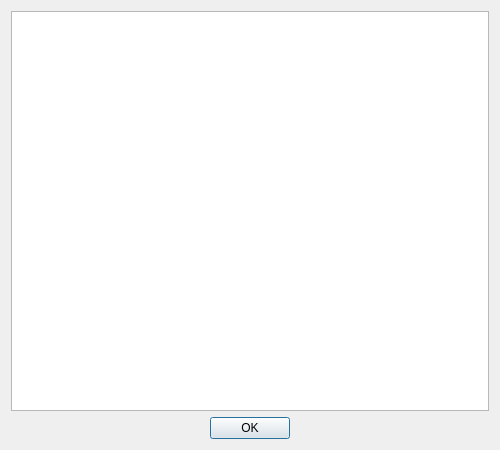
<?xml version="1.0" encoding="UTF-8"?>
<ui version="4.0">
 <class>NewsDialog</class>
 <widget class="QDialog" name="NewsDialog">
  <property name="geometry">
   <rect>
    <x>0</x>
    <y>0</y>
    <width>500</width>
    <height>450</height>
   </rect>
  </property>
  <property name="windowTitle">
   <string>Latest News</string>
  </property>
  <layout class="QVBoxLayout" name="verticalLayout">
   <item>
    <widget class="QTextBrowser" name="textBrowser"/>
   </item>
   <item>
    <widget class="QDialogButtonBox" name="buttonBox">
     <property name="orientation">
      <enum>Qt::Horizontal</enum>
     </property>
     <property name="standardButtons">
      <set>QDialogButtonBox::Ok</set>
     </property>
     <property name="centerButtons">
      <bool>true</bool>
     </property>
    </widget>
   </item>
  </layout>
 </widget>
 <resources/>
 <connections>
  <connection>
   <sender>buttonBox</sender>
   <signal>accepted()</signal>
   <receiver>NewsDialog</receiver>
   <slot>accept()</slot>
   <hints>
    <hint type="sourcelabel">
     <x>248</x>
     <y>254</y>
    </hint>
    <hint type="destinationlabel">
     <x>157</x>
     <y>274</y>
    </hint>
   </hints>
  </connection>
  <connection>
   <sender>buttonBox</sender>
   <signal>rejected()</signal>
   <receiver>NewsDialog</receiver>
   <slot>reject()</slot>
   <hints>
    <hint type="sourcelabel">
     <x>316</x>
     <y>260</y>
    </hint>
    <hint type="destinationlabel">
     <x>286</x>
     <y>274</y>
    </hint>
   </hints>
  </connection>
 </connections>
</ui>
